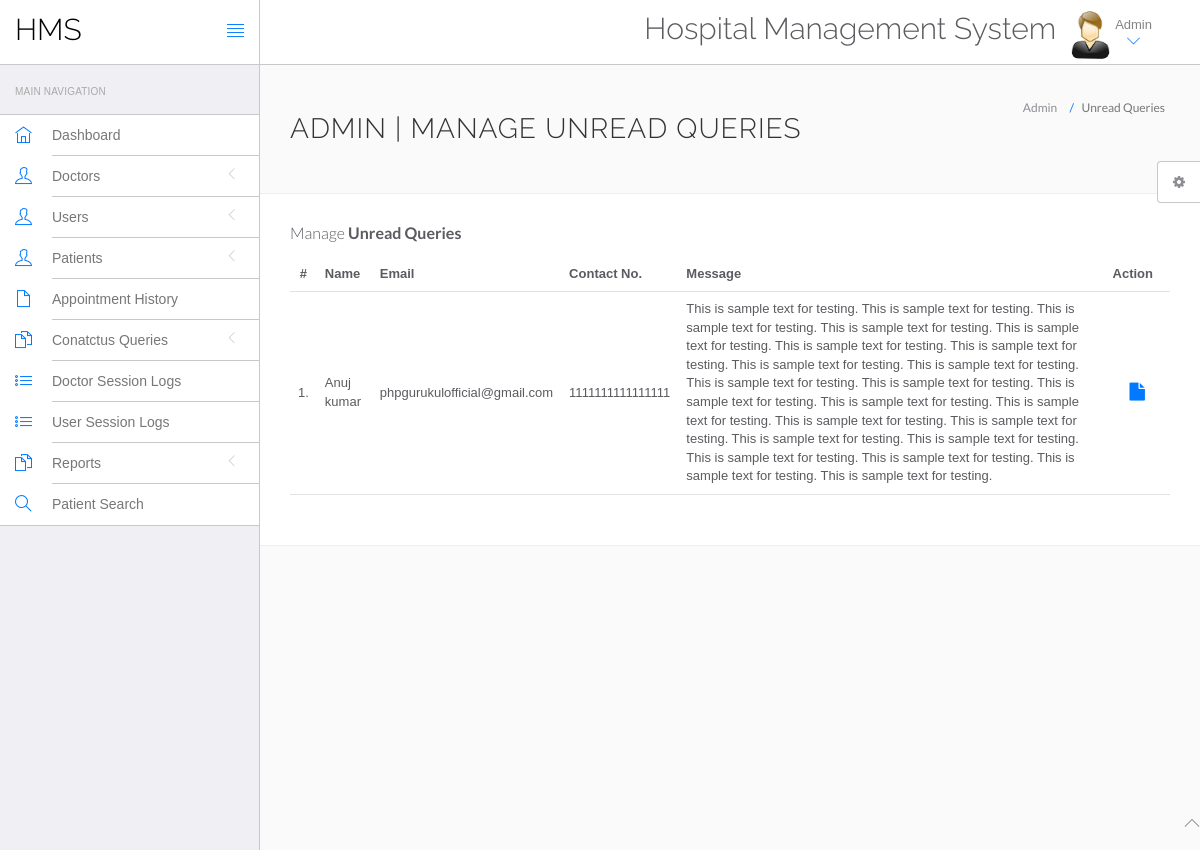
Page /hms/admin/unread-queries.php (signed in) on the earlier database version.
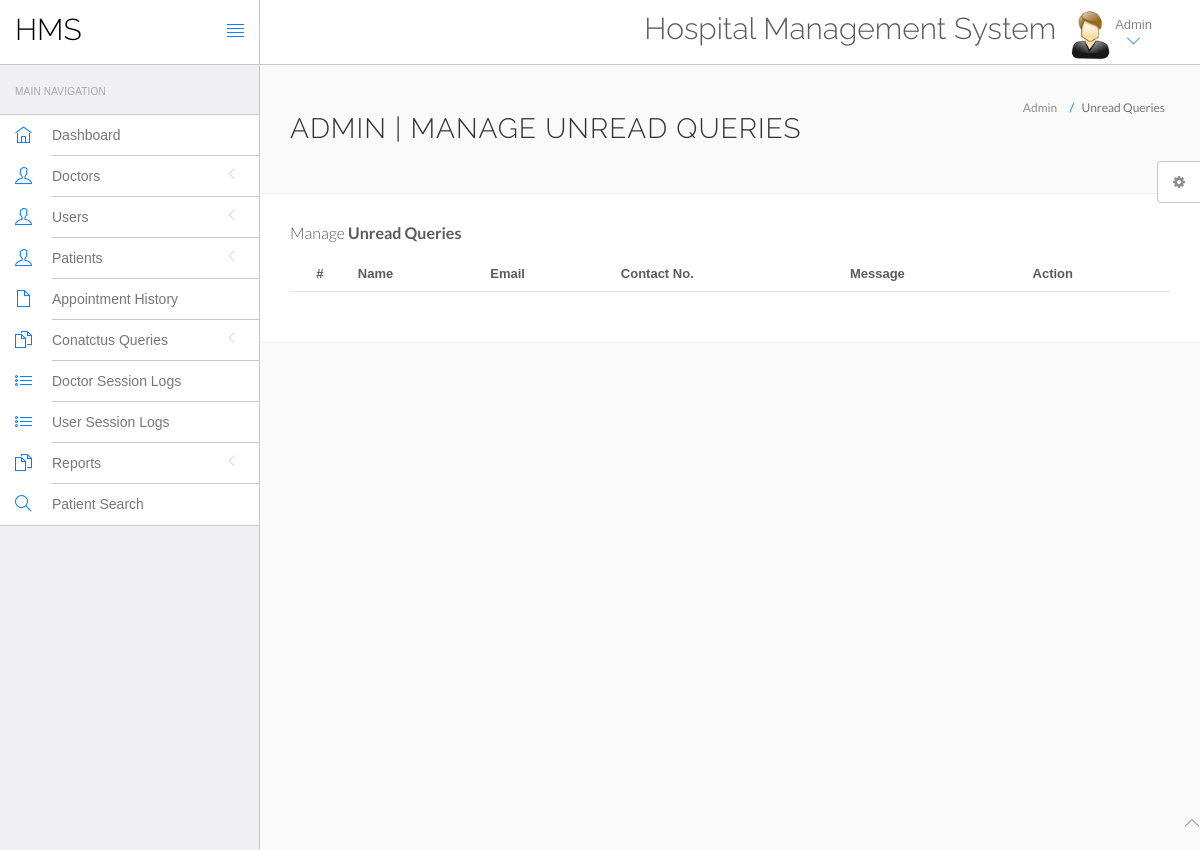
Same page on the later database version.
### tables this page shows
CREATE TABLE `tblcontactus` (
  `id` int(11) NOT NULL,
  `fullname` varchar(255) DEFAULT NULL,
  `email` varchar(255) DEFAULT NULL,
  `contactno` bigint(12) DEFAULT NULL,
  `message` mediumtext DEFAULT NULL,
  `PostingDate` timestamp NULL DEFAULT current_timestamp(),
  `AdminRemark` mediumtext DEFAULT NULL,
  `LastupdationDate` timestamp NULL DEFAULT NULL ON UPDATE current_timestamp(),
  `IsRead` int(11) DEFAULT NULL
);

### hms/admin/unread-queries.php (the view, shortened to what this page needs)
<?php
include('include/config.php');
?>
<!DOCTYPE html>
<html lang="en">
	<head>
		<link rel="stylesheet" href="vendor/bootstrap/css/bootstrap.min.css">
		<link rel="stylesheet" href="vendor/fontawesome/css/font-awesome.min.css">
		<link rel="stylesheet" href="vendor/themify-icons/themify-icons.min.css">
		<link href="vendor/animate.css/animate.min.css" rel="stylesheet" media="screen">
		<link href="vendor/perfect-scrollbar/perfect-scrollbar.min.css" rel="stylesheet" media="screen">
		<link href="vendor/switchery/switchery.min.css" rel="stylesheet" media="screen">
		<link href="vendor/bootstrap-touchspin/jquery.bootstrap-touchspin.min.css" rel="stylesheet" media="screen">
		<link href="vendor/select2/select2.min.css" rel="stylesheet" media="screen">
		<link href="vendor/bootstrap-datepicker/bootstrap-datepicker3.standalone.min.css" rel="stylesheet" media="screen">
		<link href="vendor/bootstrap-timepicker/bootstrap-timepicker.min.css" rel="stylesheet" media="screen">
		<link rel="stylesheet" href="assets/css/styles.css">
		<link rel="stylesheet" href="assets/css/plugins.css">
		<link rel="stylesheet" href="assets/css/themes/theme-1.css" id="skin_color" />
	</head>
	<body>
		<div id="app">
<?php include('include/sidebar.php');?>
			<div class="app-content">
						<?php include('include/header.php');?>
				<div class="main-content" >
					<div class="wrap-content container" id="container">
						<section id="page-title">
							<div class="row">
								<div class="col-sm-8">
									<h1 class="mainTitle">Admin | Manage Unread Queries</h1>
																	</div>
								<ol class="breadcrumb">
									<li>
										<span>Admin</span>
									</li>
									<li class="active">
										<span>Unread Queries</span>
									</li>
								</ol>
							</div>
						</section>
						<div class="container-fluid container-fullw bg-white">
									<div class="row">
								<div class="col-md-12">
									<h5 class="over-title margin-bottom-15">Manage <span class="text-bold">Unread Queries</span></h5>
									<table class="table table-hover" id="sample-table-1">
										<thead>
											<tr>
												<th class="center">#</th>
												<th>Name</th>
												<th class="hidden-xs">Email</th>
												<th>Contact No. </th>
												<th>Message </th>
												<th>Action</th>
											</tr>
										</thead>
										<tbody>
<?php
$sql=mysqli_query($con,"select * from tblcontactus where IsRead is null");
$cnt=1;
while($row=mysqli_fetch_array($sql))
{
?>
											<tr>
												<td class="center"><?php echo $cnt;?>.</td>
												<td class="hidden-xs"><?php echo $row['fullname'];?></td>
												<td><?php echo $row['email'];?></td>
												<td><?php echo $row['contactno'];?></td>
												<td><?php echo $row['message'];?></td>
												<td >
												<div class="visible-md visible-lg hidden-sm hidden-xs">
							<a href="query-details.php?id=<?php echo $row['id'];?>" class="btn btn-transparent btn-lg" title="View Details"><i class="fa fa-file"></i></a>
												</div>
												</td>
											</tr>
											<?php
$cnt=$cnt+1;
											 }?>
										</tbody>
									</table>
								</div>
							</div>
								</div>
							</div>
						</div>
					</div>
				</div>
	<?php include('include/footer.php');?>
	<?php include('include/setting.php');?>
	</body>
</html>

Differences in the rows shown:
no longer on this page (row edited): tblcontactus: fullname "Anuj kumar", email "phpgurukulofficial@gmail.com", contactno "1111111111111111", message "This is sample text for testing. This is sample text for testing. This is sample text for testing. This is sample text for testing. This is sample text for testing. This is sample text for testing. This is sample text for testing. This is sample text for testing. This is sample text for testing. This is sample text for testing. This is sample text for testing. This is sample text for testing. This is sample text for testing. This is sample text for testing. This is sample text for testing. This is sample text for testing. This is sample text for testing. This is sample text for testing. This is sample text for testing. This is sample text for testing. This is sample text for testing. This…"
